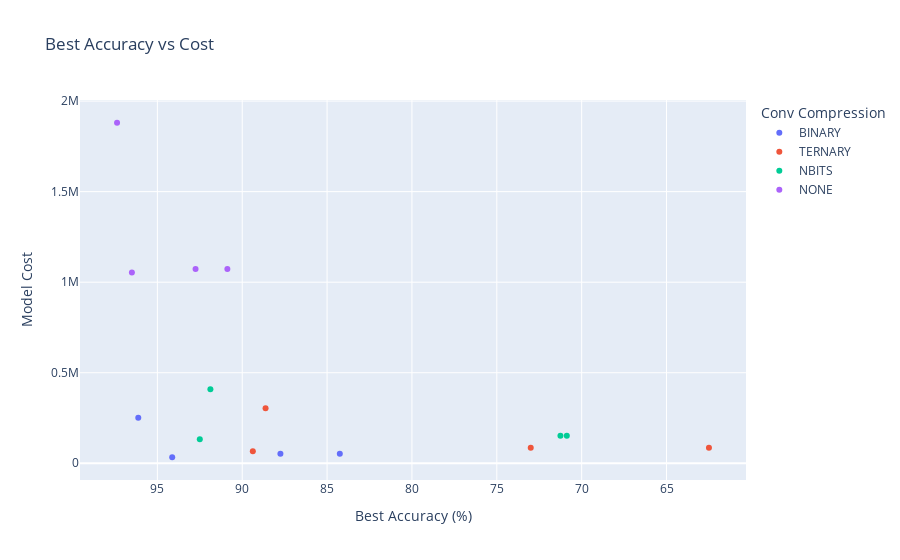

Notebook code cell kept with this figure:
### Code cell
import plotly.express as px

fig = px.scatter(
    pd.read_csv("tmp2.csv"),
    x="best",
    y="cost",
    color="conv_compression",
    title="Best Accuracy vs Cost",
    hover_data=["conv_activation", "conv_compression"],
    labels={
        "cost": "Model Cost",
        "best": "Best Accuracy (%)",
        "conv_activation": "Conv Activation",
        "conv_compression": "Conv Compression"
    }
)
fig.update_xaxes(autorange="reversed")
fig.show()

### Figure 1 — Plotly figure (JSON) as saved in the notebook; plotly's stock layout.template omitted (floating-point values rounded to 4 significant figures)
{"data": [{"customdata": [["NONE", "BINARY"], ["BINARIZE", "BINARY"], ["BINARIZE_RESTE", "BINARY"], ["RELU", "BINARY"]], "hovertemplate": "Conv Compression=%{customdata[1]}<br>Best Accuracy (%)=%{x}<br>Model Cost=%{y}<br>Conv Activation=%{customdata[0]}<extra></extra>", "legendgroup": "BINARY", "marker": {"color": "#636efa", "symbol": "circle"}, "mode": "markers", "name": "BINARY", "orientation": "v", "showlegend": true, "type": "scatter", "x": [94.12, 87.75, 84.25, 96.12], "xaxis": "x", "y": [33350.0, 53150.0, 53150.0, 251000.0], "yaxis": "y"}, {"customdata": [["NONE", "TERNARY"], ["BINARIZE", "TERNARY"], ["BINARIZE_RESTE", "TERNARY"], ["RELU", "TERNARY"]], "hovertemplate": "Conv Compression=%{customdata[1]}<br>Best Accuracy (%)=%{x}<br>Model Cost=%{y}<br>Conv Activation=%{customdata[0]}<extra></extra>", "legendgroup": "TERNARY", "marker": {"color": "#EF553B", "symbol": "circle"}, "mode": "markers", "name": "TERNARY", "orientation": "v", "showlegend": true, "type": "scatter", "x": [89.38, 73.0, 62.5, 88.62], "xaxis": "x", "y": [66260.0, 86060.0, 86060.0, 303600.0], "yaxis": "y"}, {"customdata": [["NONE", "NBITS"], ["BINARIZE", "NBITS"], ["BINARIZE_RESTE", "NBITS"], ["RELU", "NBITS"]], "hovertemplate": "Conv Compression=%{customdata[1]}<br>Best Accuracy (%)=%{x}<br>Model Cost=%{y}<br>Conv Activation=%{customdata[0]}<extra></extra>", "legendgroup": "NBITS", "marker": {"color": "#00cc96", "symbol": "circle"}, "mode": "markers", "name": "NBITS", "orientation": "v", "showlegend": true, "type": "scatter", "x": [92.5, 70.88, 71.25, 91.88], "xaxis": "x", "y": [132100.0, 151900.0, 151900.0, 408700.0], "yaxis": "y"}, {"customdata": [["NONE", "NONE"], ["BINARIZE", "NONE"], ["BINARIZE_RESTE", "NONE"], ["RELU", "NONE"]], "hovertemplate": "Conv Compression=%{customdata[1]}<br>Best Accuracy (%)=%{x}<br>Model Cost=%{y}<br>Conv Activation=%{customdata[0]}<extra></extra>", "legendgroup": "NONE", "marker": {"color": "#ab63fa", "symbol": "circle"}, "mode": "markers", "name": "NONE", "orientation": "v", "showlegend": true, "type": "scatter", "x": [96.5, 90.88, 92.75, 97.38], "xaxis": "x", "y": [1053000.0, 1073000.0, 1073000.0, 1880000.0], "yaxis": "y"}], "layout": {"legend": {"title": {"text": "Conv Compression"}, "tracegroupgap": 0}, "title": {"text": "Best Accuracy vs Cost"}, "xaxis": {"anchor": "y", "autorange": "reversed", "domain": [0, 1], "title": {"text": "Best Accuracy (%)"}}, "yaxis": {"anchor": "x", "domain": [0, 1], "title": {"text": "Model Cost"}}}}
